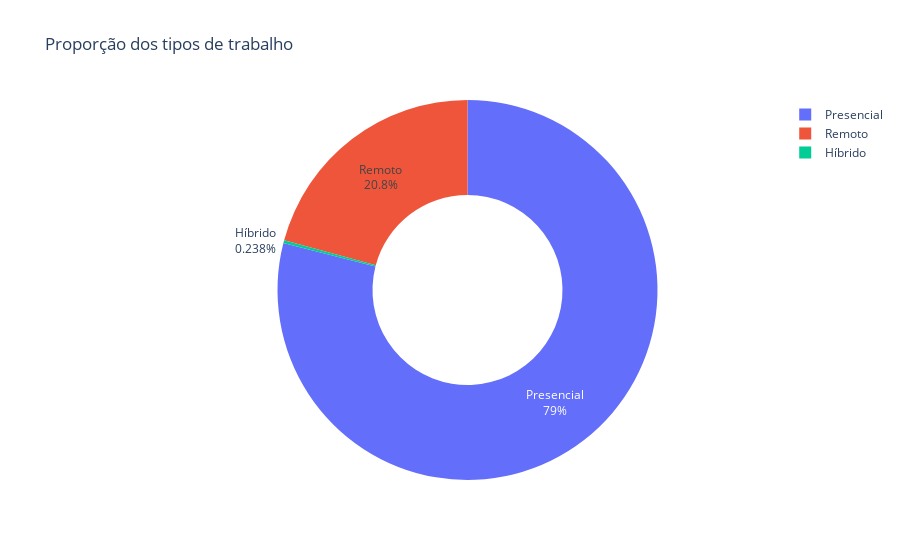

The notebook cell this image was saved under:
### Code cell
remoto_contagem = df_limpos['remoto'].value_counts().reset_index()
remoto_contagem.columns = ['tipo_trabalho', 'quantidade']

fig = px.pie(
    remoto_contagem,
    names='tipo_trabalho',
    values='quantidade',
    title='Proporção dos tipos de trabalho',
    hole=0.5
)
fig.update_traces(textinfo='percent+label')
fig.show()

### Figure 1 — Plotly figure (JSON) as saved in the notebook; plotly's stock layout.template omitted (floating-point values rounded to 4 significant figures)
{"data": [{"domain": {"x": [0, 1], "y": [0, 1]}, "hole": 0.5, "hovertemplate": "tipo_trabalho=%{label}<br>quantidade=%{value}<extra></extra>", "labels": ["Presencial", "Remoto", "Híbrido"], "legendgroup": "", "name": "", "showlegend": true, "textinfo": "percent+label", "type": "pie", "values": [105305, 27716, 318]}], "layout": {"legend": {"tracegroupgap": 0}, "title": {"text": "Proporção dos tipos de trabalho"}}}
